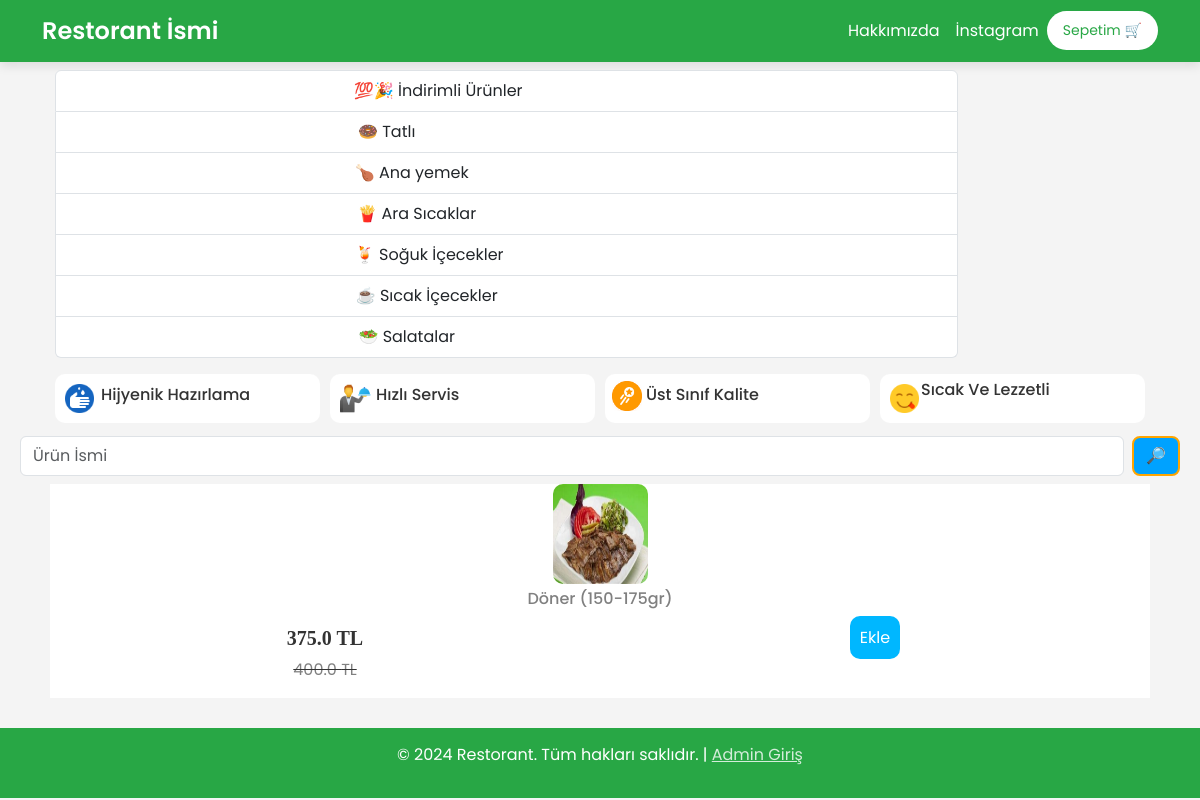
The page / on the database its author committed.
### website/models.py (models this page shows, shortened)
class Product(db.Model):
    id = db.Column(db.Integer, primary_key=True)
    product_name = db.Column(db.String(100), nullable=False)
    current_price = db.Column(db.Float, nullable=False)
    previous_price = db.Column(db.Float, nullable=False)
    in_stock = db.Column(db.Integer, nullable=False)
    product_picture = db.Column(db.String(1000), nullable=False)
    flash_sale = db.Column(db.Boolean, default=False)
    date_added = db.Column(db.DateTime, default=datetime.utcnow)
    salad = db.Column(db.Boolean, default=False)
    main = db.Column(db.Boolean, default=False)
    colddrink = db.Column(db.Boolean, default=False)
    hotdrink = db.Column(db.Boolean, default=False)
    desert = db.Column(db.Boolean, default=False)
    sneak = db.Column(db.Boolean, default=False)
    Solded = db.Column(db.Integer, default=0)
    carts = db.relationship('Cart', backref=db.backref('product', lazy=True))
    orders = db.relationship('Order', backref=db.backref('product', lazy=True))

### website/views.py (the view)
@views.route('/')
def home():
    items = Product.query.filter_by(flash_sale=True)
    return render_template('home.html', items=items, cart=Cart.query.filter_by(customer_link=current_user.id).all()
                           if current_user.is_authenticated else [])

### website/templates/home.html (shortened to what this page needs)
{% extends 'base.html' %}
{% block body %}
<div class="container text-center">
    <div class="row" style="margin: 5px; margin-left:-2px; margin-right:-2px;">
      <div class="col " style="margin: 3px;">
        <div class="list-group" id="right1">
            <a href="/" class="list-group-item list-group-item-action">
                <span class="link-name" >💯🎉  İndirimli Ürünler</span>
            </a>
            <a href="/deserts" class="list-group-item list-group-item-action">
                <span class="link-name" >🍩  Tatlı</span>
            </a>
            <a href="/mainmenu" class="list-group-item list-group-item-action">
                <span class="link-name">🍗 Ana yemek</span>
            </a>
            <a href="/sneaks" class="list-group-item list-group-item-action">
                <span class="button">🍟 Ara Sıcaklar</span>
            </a>
            <a href="/colddrinks" class="list-group-item list-group-item-action">
                <span class="button">🍹 Soğuk İçecekler</span>
            </a>
            <a href="/hotdrinks" class="list-group-item list-group-item-action">
                <span class="button">☕ Sıcak İçecekler</span>
            </a>
            <a href="/salads" class="list-group-item list-group-item-action">
                <span class="button">🥗  Salatalar</span>
            </a>
        </div>
      </div>
      <div class="col-md-2">
        </div>
      </div>
    </div>
<div class="container text-center">
    <div class="row" style="margin: 8px;">
        <div class="col" style="display: flex; background-color: white; border-radius: 10px; padding: 7px; margin: 5px;">
            <img src="../static/images/techweek.png" alt="" style="width: 35px; height: 35px;">
            <h6 style="margin: 4px">Hijyenik Hazırlama </h6>
        </div>
        <div class="col" style="display: flex; background-color: white; border-radius: 10px; padding: 7px; margin: 5px;">
            <img src="../static/images/FreeDelivery.png" alt="" style="width: 35px; height: 35px;">
            <h6 style="margin: 4px">Hızlı Servis</h6>
        </div>
        <div class="col" style="display: flex; background-color: white; border-radius: 10px; padding: 7px; margin: 5px;">
            <img src="../static/images/food.png" alt="" style="width: 30px; height: 30px;">
            <h6 style="margin: 4px">Üst Sınıf Kalite</h6>
        </div>
        <div class="col" style="display: flex; background-color: white; border-radius: 10px; padding: 7px; margin: 5px;">
            <img src="../static/images/airtime.png" alt="" style="width: 35px; height: 35px;">
            <h6 style="margin: -1px">Sıcak Ve Lezzetli</h6>
        </div>
    </div>
</div>
<form class="d-flex" role="search" action="/search" style="margin-left:20px; margin-right:20px;" method="POST">
    <input class="form-control me-2" name="search" type="search" placeholder="Ürün İsmi" aria-label="Search">
    <button class="btn" type="submit">🔎</button>
  </form>
<div class="container text-center">
    <div class="row" style="margin: 8px; border-radius: 10px; background-color: rgb(219, 219, 218);" id="column">
        {% for item in items %}
        <div class="col" style=" background-color: rgb(255, 255, 255);">
            <img src="{{ item.product_picture }}" alt="" style="height: 100px; width: 95px; border-radius: 10px;">
            <div class="row" style="margin-top: 5px;">
                <h6 style="color: gray;">{{ item.product_name }}</h6>
            </div>
            <div class="row" style="margin-top: 10px;">
                <div class="col">
                    <h5 style="font-weight: 600; font-family: 'Times New Roman', Times, serif;">{{ item.current_price }} TL</h5>
                    <strike><p style="color: gray;">{{ item.previous_price}} TL</p></strike>
                </div>
                <div class="col">
                    <a href="/add-to-cart/{{ item.id }}">Ekle</a>
                </div>
            </div>
        </div>
        {% endfor %}
    </div>
</div>
{% endblock %}

### website/static/css/style.css (style rules this page uses)
.d-flex .btn { background: rgb(0, 162, 255); border: 2px solid orange; border-radius: 8px; color: #fff; }
.container .row .col .row .col a { background-color: rgb(0, 183, 255); padding: 10px; border-radius: 10px; text-decoration: none; color: white; }

### website/templates/base.html (style rules this page uses)
body { font-family: 'Poppins', sans-serif; background-color: #f4f4f4; color: #333; margin: 0; padding: 0; }

### rows shown on the page
Product: product_picture (picture), product_name "Döner (150-175gr)", current_price "375.0", previous_price "400.0"
